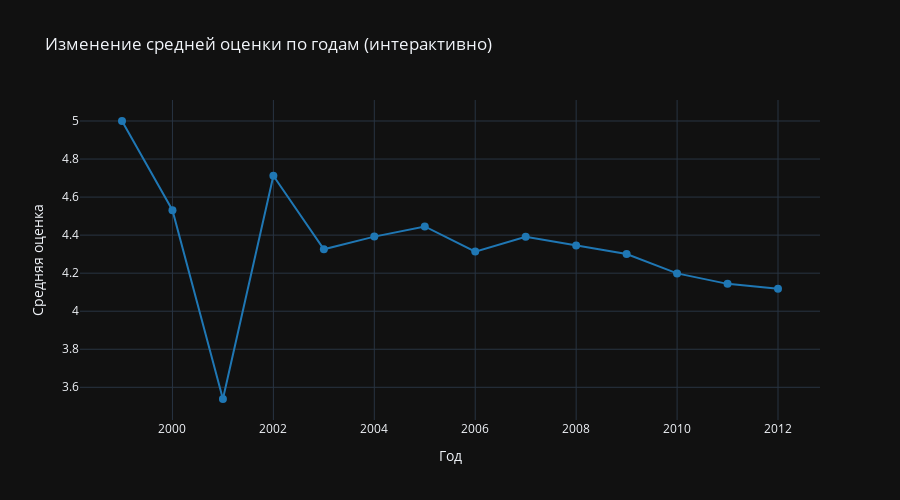

Here is the notebook cell this chart was saved with:
### Code cell
yearly_stats = df.groupby('year').agg({
    'Score': ['mean', 'count']
}).reset_index()
yearly_stats.columns = ['year', 'avg_score', 'count']

fig = go.Figure()
fig.add_trace(go.Scatter(
    x=yearly_stats['year'], 
    y=yearly_stats['avg_score'],
    mode='lines+markers',
    name='Средняя оценка',
    marker=dict(size=8, color='#1f77b4'),
    line=dict(width=2),
    hovertemplate='<b>Год</b>: %{x}<br><b>Средняя оценка</b>: %{y:.2f}<extra></extra>'
))

fig.update_layout(
    title='Изменение средней оценки по годам',
    xaxis_title='Год',
    yaxis_title='Средняя оценка',
    hovermode='x unified',
    height=500
)

### Figure 1 — Plotly figure (JSON) as saved in the notebook; plotly's stock layout.template omitted (floating-point values rounded to 4 significant figures)
{"data": [{"hovertemplate": "<b>Год</b>: %{x}<br><b>Средняя оценка</b>: %{y:.2f}<extra></extra>", "line": {"width": 2}, "marker": {"color": "#1f77b4", "size": 8}, "mode": "lines+markers", "name": "Средняя оценка", "x": [1999, 2000, 2001, 2002, 2003, 2004, 2005, 2006, 2007, 2008, 2009, 2010, 2011, 2012], "y": [5.0, 4.531, 3.538, 4.712, 4.326, 4.392, 4.446, 4.313, 4.391, 4.345, 4.3, 4.199, 4.144, 4.118], "type": "scatter"}], "layout": {"title": {"text": "Изменение средней оценки по годам (интерактивно)"}, "xaxis": {"title": {"text": "Год"}}, "yaxis": {"title": {"text": "Средняя оценка"}}, "hovermode": "x unified", "height": 500}}
